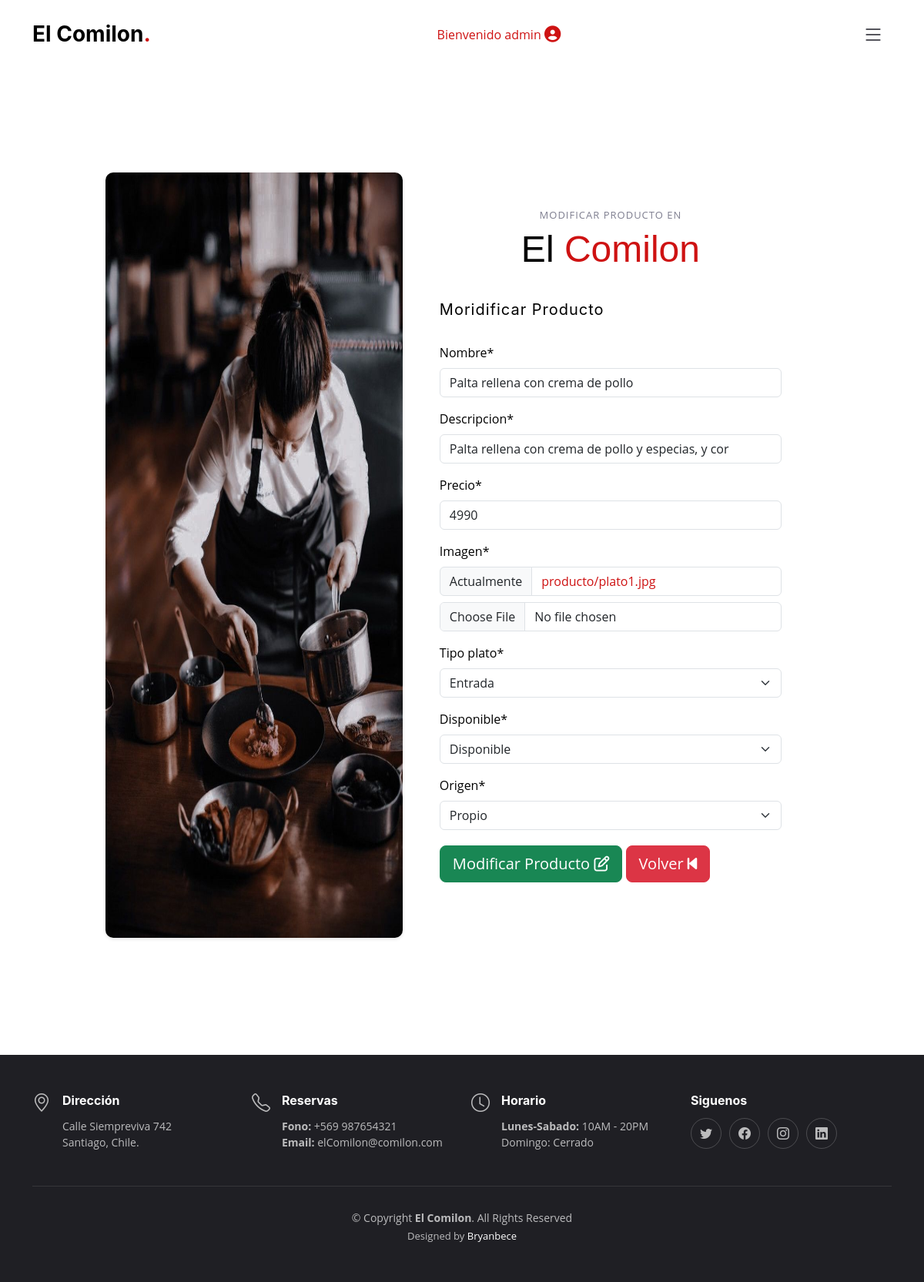
Before: /modificar-producto/1/ (signed in) with the older database file.
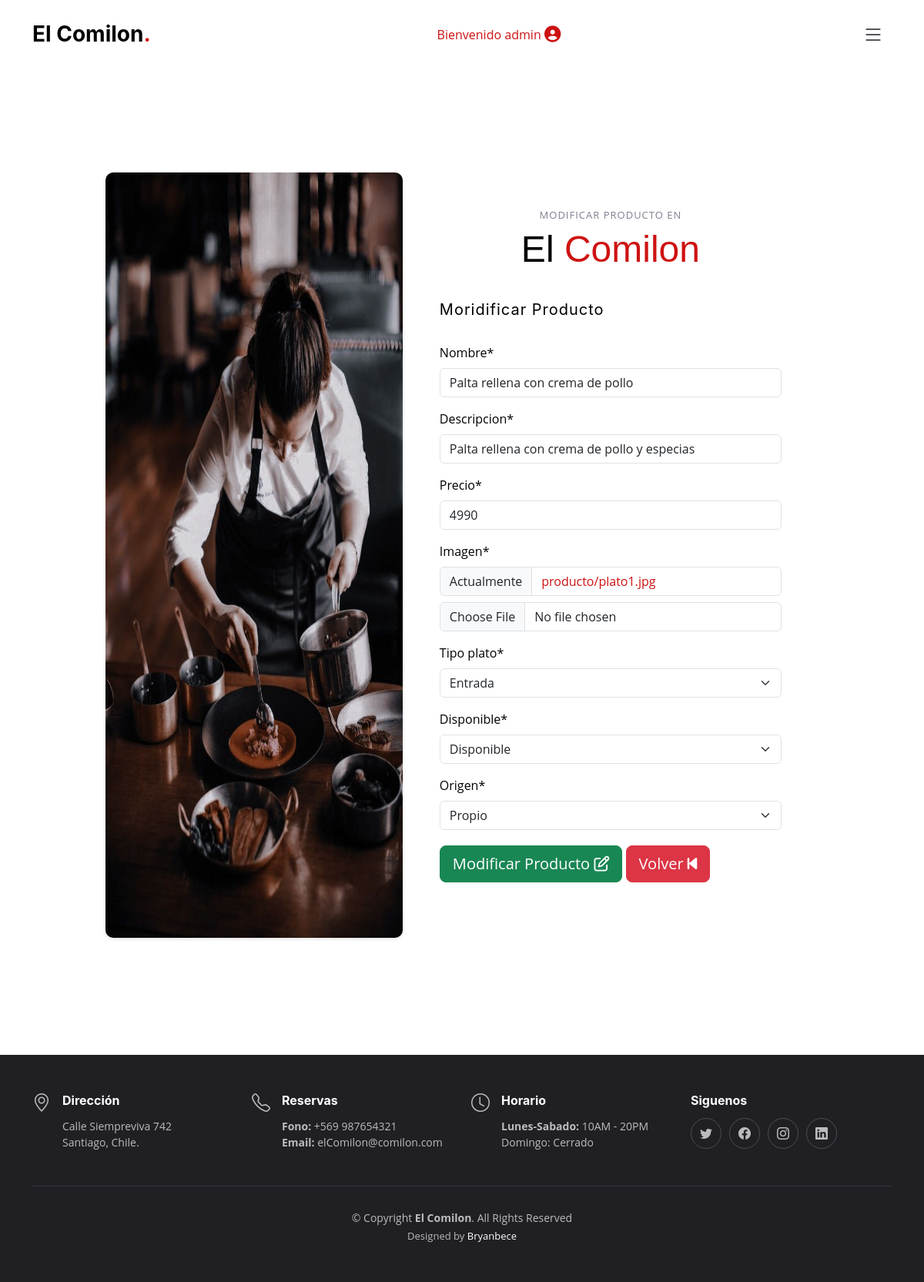
After: the same page with the newer database file.
### appweb/models.py (models this page shows, shortened)
class Producto(models.Model):
    nombre = models.CharField(max_length=50)
    descripcion = models.CharField(max_length=50)
    precio = models.IntegerField()
    imagen = models.ImageField(upload_to='producto', null=False)
    tipo_plato = models.IntegerField(choices=list_tipo_producto)
    disponible = models.IntegerField(choices=list_disponibilidad_producto)
    origen = models.IntegerField(choices=list_origen_producto)
    autor = models.ForeignKey(User, on_delete=models.CASCADE, null=True, blank=True)
    cantidadVendidos = models.IntegerField(default=0)

### appweb/views.py (the view, shortened to what this page needs)
# urls.py: path('modificar-producto/<int:producto_id>/', views.modificar_producto, name='modificar_producto'),
@login_required(login_url='/accounts/login')
def modificar_producto(request, producto_id):
    producto = get_object_or_404(Producto, id=producto_id)
    form = ProductoForm(instance=producto)
    return render(request, 'mantenedor/modificarProducto.html', {'form': form})

### appweb/forms.py
class ProductoForm(forms.ModelForm):
    class Meta:
        model = Producto
        fields = "nombre", "descripcion", "precio", "imagen", "tipo_plato", "disponible", "origen"

### appweb/templates/mantenedor/modificarProducto.html (shortened to what the changed rows need)
<!DOCTYPE html>
<html lang="es">
<head>
  <link href="https://cdn.jsdelivr.net/npm/bootstrap@5.3.0-alpha2/dist/css/bootstrap.min.css" rel="stylesheet"
 />
  <link rel="stylesheet" href="https://cdn.jsdelivr.net/npm/bootstrap-icons@1.10.4/font/bootstrap-icons.css" />
  {% load static %}
  <link rel="stylesheet" href="{% static 'css/style.css' %}">
  <link href="
  https://cdn.jsdelivr.net/npm/sweetalert2@11.7/dist/sweetalert2.min.css
  " rel="stylesheet">
  <link rel="stylesheet" href="https://cdnjs.cloudflare.com/ajax/libs/font-awesome/5.15.3/css/all.min.css" />
</head>
<body>
  <header id="header" class="header fixed-top d-flex align-items-center">
    <div class="container d-flex align-items-center justify-content-between">
      <a href="{% url 'home' %}" class="logo d-flex align-items-center me-auto me-lg-0" disabled>
        <h1>El Comilon<span>.</span></h1>
      </a>
    </div>
  </header>
  <br><br>
{% load static %}
{% load crispy_forms_tags %}
  <main id="main" class="mt-5">
    <div id="contenido">
        <section>
            <div class="container py-5 h-100">
                <div class="row d-flex justify-content-center align-items-center h-100">
                    <div class="col col-xl-10">
                        <div>
                            <div class="row g-0">
                                <div class="col-md-6 col-lg-7 d-flex align-items-center">
                                    <div class="card-body p-4 p-lg-5 text-black">
                                        <form class="row" id="RegisterForm" action="" method="POST" enctype="multipart/form-data">
                                            <div class="section-header">
                                                <h2>Modificar Producto en</h2>
                                            </div>
                                                {{ form|crispy }}
                                        </form>
                                    </div>
                                </div>
                            </div>
                        </div>
                    </div>
                </div>
            </div>
        </section>
    </div>
  </main>
<br>
</body>
</html>

Changed rows visible on the page:
changed Producto "Palta rellena con crema de pollo": descripcion "Palta rellena con crema de pollo y especias, y cor" → "Palta rellena con crema de pollo y especias"
